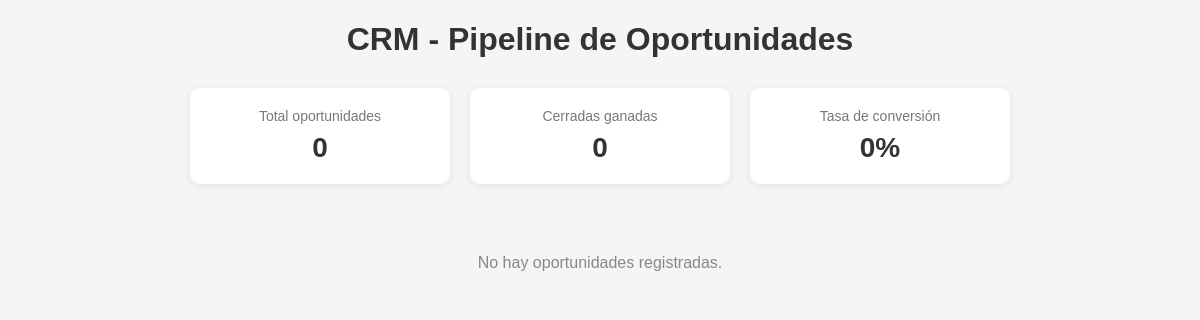
The page /crm/ on the database as committed earlier.
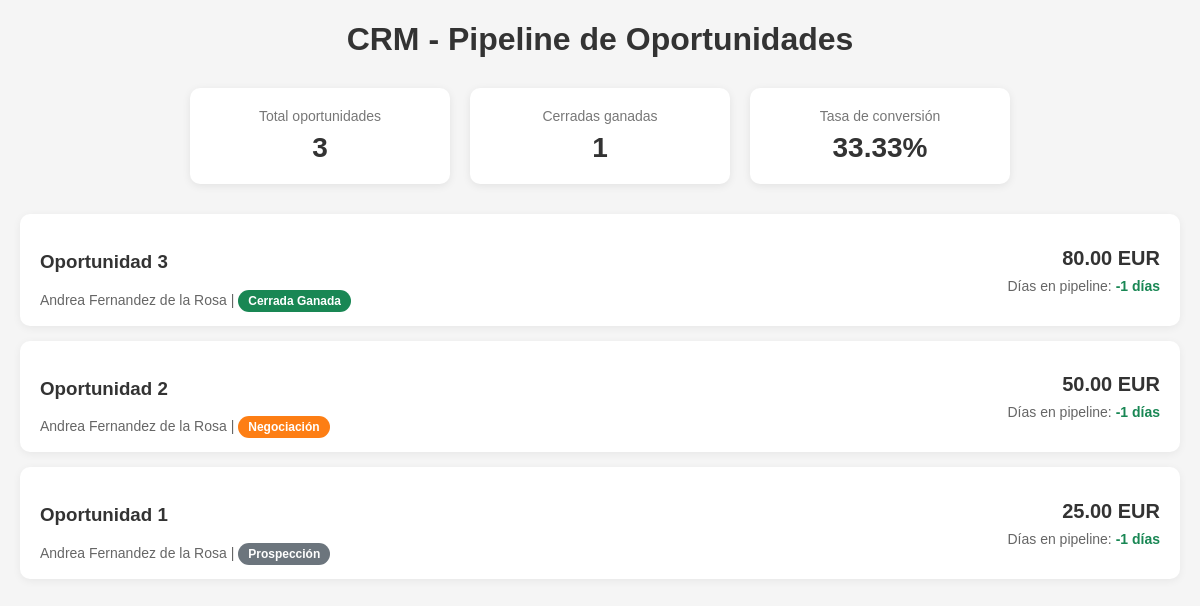
The same page on the database as committed later.
### crm/models.py (models this page shows, shortened)
class Oportunidad(models.Model):
    class Etapa(models.TextChoices):
        PROSPECCION = 'PRO', 'Prospección'
        PROPUESTA = 'PRP', 'Propuesta'
        NEGOCIACION = 'NEG', 'Negociación'
        GANADA = 'GAN', 'Cerrada Ganada'
        PERDIDA = 'PER', 'Cerrada Perdida'
    titulo = models.CharField(max_length=200)
    cliente = models.ForeignKey(
        Cliente,
        on_delete=models.CASCADE,
        related_name='oportunidades'
    )
    valor_estimado = models.DecimalField(max_digits=12, decimal_places=2)
    etapa = models.CharField(
        max_length=3,
        choices=Etapa.choices,
        default=Etapa.PROSPECCION
    )
    fecha_creacion = models.DateTimeField(auto_now_add=True)
    fecha_cierre = models.DateTimeField(null=True, blank=True)
    @property
    def dias_abierta(self):
        if not self.fecha_creacion:
            return 0
        final = self.fecha_cierre if self.fecha_cierre else timezone.now()
        return (final - self.fecha_creacion).days
    class Meta:
        verbose_name = 'Oportunidad'
        verbose_name_plural = 'Oportunidades'
        ordering = ['-fecha_creacion']

### core/models.py (models this page shows, shortened)
class Cliente(models.Model):
	nif = models.CharField(max_length=9, unique=True, verbose_name="NIF")
	nombre = models.CharField(max_length=100)
	email = models.EmailField()

### crm/views.py (the view)
# urls.py: path('', crm_dashboard, name='crm_dashboard'),
def crm_dashboard(request):
    oportunidades = Oportunidad.objects.select_related('cliente').all()
    total = oportunidades.count()
    ganadas = oportunidades.filter(etapa=Oportunidad.Etapa.GANADA).count()
    tasa_conversion = round((ganadas / total) * 100, 2) if total > 0 else 0
    context = {
        'tasa_conversion': tasa_conversion,
        'total': total,
        'ganadas': ganadas,
        'oportunidades': oportunidades.order_by('-valor_estimado'),
        'moneda': 'EUR',
    }
    return render(request, 'crm/dashboard.html', context)

### crm/templates/crm/dashboard.html (shortened to what this page needs)
<!DOCTYPE html>
<html lang="es">
<head>
</head>
<body>
    <h1>CRM - Pipeline de Oportunidades</h1>
    <div class="stats">
        <div class="stat-card">
            <div class="label">Total oportunidades</div>
            <div class="value">{{ total }}</div>
        </div>
        <div class="stat-card">
            <div class="label">Cerradas ganadas</div>
            <div class="value">{{ ganadas }}</div>
        </div>
        <div class="stat-card">
            <div class="label">Tasa de conversión</div>
            <div class="value">{{ tasa_conversion }}%</div>
        </div>
    </div>
    {% for op in oportunidades %}
        <div class="card">
            <div>
                <h3>{{ op.titulo }}</h3>
                <div class="meta">
                    {{ op.cliente.nombre }} |
                    <span class="badge badge-{{ op.etapa }}">{{ op.get_etapa_display }}</span>
                </div>
            </div>
            <div class="right">
                <div class="valor">{{ op.valor_estimado }} {{ moneda }}</div>
                <div class="meta">
                    Días en pipeline:
                    <span class="{% if op.dias_abierta > 30 %}text-danger{% else %}text-success{% endif %}">
                        {{ op.dias_abierta }} días
                    </span>
                </div>
            </div>
        </div>
    {% empty %}
        <p style="color: #888; text-align: center; padding: 40px;">
            No hay oportunidades registradas.
        </p>
    {% endfor %}
</body>
</html>

### crm/templates/crm/dashboard.html (style rules this page uses)
body { font-family: Arial, sans-serif; margin: 20px; background: #f5f5f5; color: #333; }
h1 { text-align: center; margin-bottom: 30px; }
.stats { display: flex; gap: 20px; margin-bottom: 30px; justify-content: center; flex-wrap: wrap; }
.stat-card { background: white; border-radius: 10px; padding: 20px; min-width: 220px; box-shadow: 0 2px 8px rgba(0,0,0,0.08); text-align: center; }
.label { font-size: 14px; color: #777; margin-bottom: 8px; }
.value { font-size: 28px; font-weight: bold; }
.card { background: white; border-radius: 10px; padding: 18px 20px; margin-bottom: 15px; box-shadow: 0 2px 8px rgba(0,0,0,0.06); display: flex; justify-content: space-between; align-items: center; gap: 20px; }
.meta { color: #666; font-size: 14px; }
.right { text-align: right; }
.valor { font-size: 20px; font-weight: bold; margin-bottom: 8px; }
.badge { padding: 4px 10px; border-radius: 12px; font-size: 12px; font-weight: bold; color: white; }
.badge-PRO { background: #6c757d; }
.badge-NEG { background: #fd7e14; }
.badge-GAN { background: #198754; }
.text-success { color: #198754; font-weight: bold; }

Rows that differ between the two databases and show on the page:
added Oportunidad: titulo "Oportunidad 3", cliente.nombre "Andrea Fernandez de la Rosa", etapa "Cerrada Ganada", valor_estimado "80.00", moneda "EUR", dias_abierta "-1"
added Oportunidad: titulo "Oportunidad 2", cliente.nombre "Andrea Fernandez de la Rosa", etapa "Negociación", valor_estimado "50.00", moneda "EUR", dias_abierta "-1"
added Oportunidad: titulo "Oportunidad 1", cliente.nombre "Andrea Fernandez de la Rosa", etapa "Prospección", valor_estimado "25.00", moneda "EUR", dias_abierta "-1"
Other text that changed with them:
{{ total }}: "0" → "3"
{{ ganadas }}: "0" → "1"
{{ tasa_conversion }}: "0" → "33.33"
text no longer shown: "No hay oportunidades registradas."
